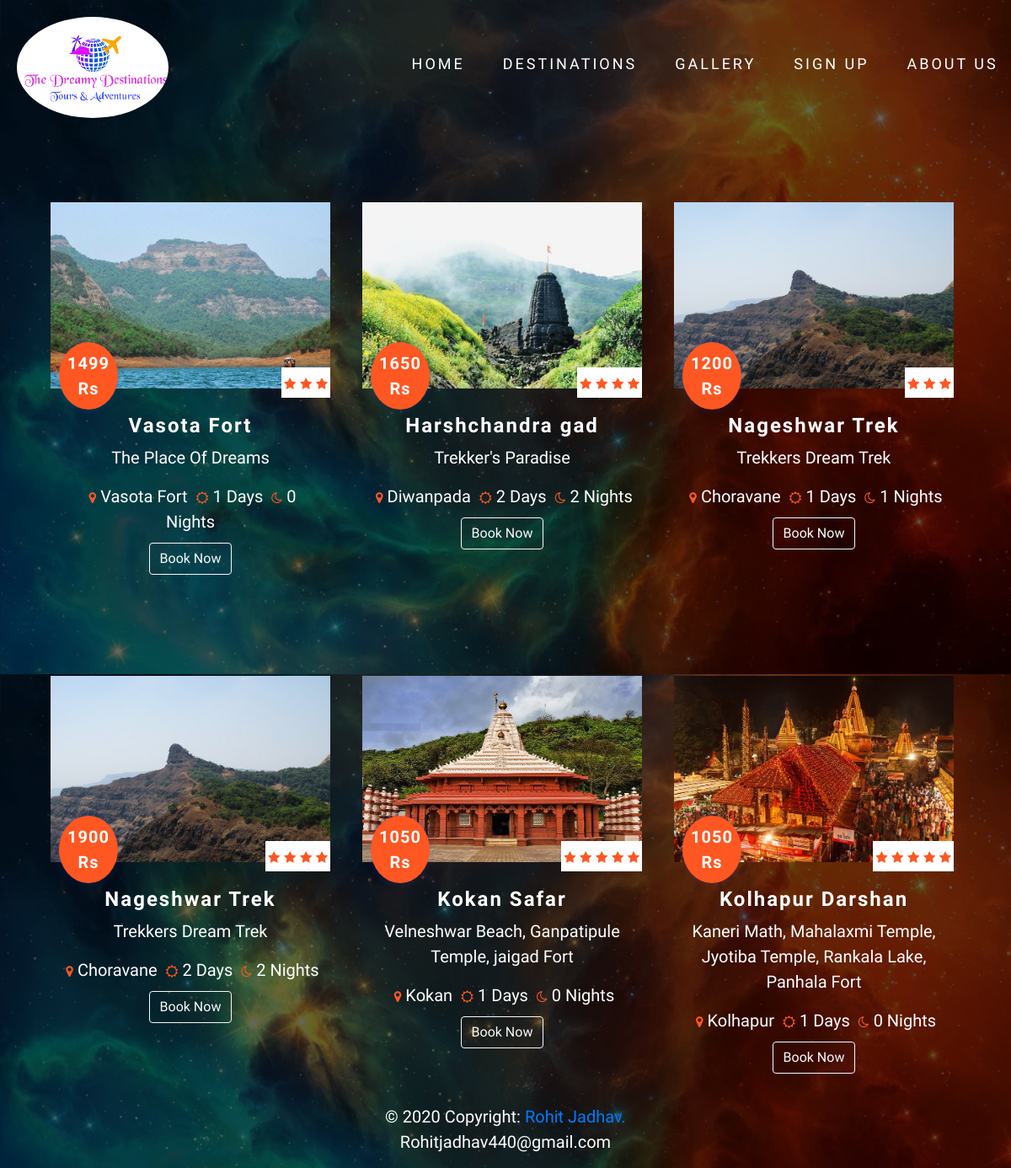
/destination, run on the app's committed database.
### kings/models.py (models this page shows)
class Destinations(models.Model):
    name = models.CharField(max_length=100)
    img = models.ImageField(upload_to='Destinations')
    description = models.CharField(max_length=200)
    price = models.IntegerField()
    stars = models.IntegerField()
    offer = models.BooleanField(default=False)
    place = models.CharField(max_length=100)
    days = models.IntegerField()
    nights = models.IntegerField()

### kings/views.py (the view)
# urls.py: path('destination', views.destination, name='destination'),
def destination(request):
    if request.method == 'GET':
                dests = Destinations.objects.all()
                return render(request, 'destinations.html', {'dests': dests})
    if request.method == 'POST':
           value = request.POST.get ('submit')
           request.session['value'] = value
           request.method = 'GET'
           return redirect('booking')

### kings/views.py (called while the page is built)
@register.filter
def get_range(value):
    return range(value)

### templates/destinations.html (shortened to what this page needs)
{% load static %}
<!DOCTYPE html>
<html lang="en">
<head>
    <link rel="stylesheet" href="https://stackpath.bootstrapcdn.com/bootstrap/4.5.2/css/bootstrap.min.css"
>
    <link rel="stylesheet" type="text/css" href="{% static  'css/destination.css' %}">
    <link rel="stylesheet" href="https://cdnjs.cloudflare.com/ajax/libs/animate.css/4.0.0/animate.min.css" />
    <link rel="stylesheet" href="https://cdnjs.cloudflare.com/ajax/libs/font-awesome/4.7.0/css/font-awesome.min.css">
</head>
<body>
 <header>
    <nav>
         <div class="row clearfix">
             <img src="{% static 'images/logo1.png' %}" class="logo" >
             <ul class="main-nav ml-auto" id="check-class">
                 <li><a href="/">Home</a> </li>
                 <li><a href="/destination">Destinations</a> </li>
                 <li><a href="/gallery">Gallery</a> </li>
                 {% if user.is_authenticated %}
                 <li><a href="/logout">Logout</a></li>
                 {% else %}
                 <li><a href="/signup">Sign Up</a> </li>
                 {% endif %}
                 <li><a href="/aboutus">About Us</a> </li>
             </ul>
         </div>
     </nav>
 <section class="features">
   <div class="container">
       <div class="row">
           {% for dest in dests %}
                   <div class="col-lg-4 col-md-6 col-sm-12">
                     <form>
                       <div class="feature-box mr-2">
                       <div class="feature-img">
                       <img src="{{ dest.img.url }}">
                       <div class="price">
                           <p>{{ dest.price }} Rs</p>
                       </div>
                       <div class="rating">
                               {% for i in dest.stars|get_range %}
                                 <i class="fa fa-star"></i>
                                {% endfor %}
                       </div>
                       </div>
                        <div class="feature-details">
                            <h4>{{ dest.name }}</h4>
                            <p>{{ dest.description }}</p>
                            <div>
                                <span><i class="fa fa-map-marker"></i>{{ dest.place }}</span>
                                <span><i class="fa fa-sun-o"></i>{{ dest.days }} Days</span>
                                <span><i class="fa fa-moon-o"></i>{{ dest.nights }} Nights</span>
                            </div>
                            <button type="submit" name="submit" value="{{ dest.id }}" id="submit"  class="btn btn-outline-light" formmethod="post">Book Now</button>
                        </div>
                       </div>
                     </form>
                   </div>
           {% endfor %}
       </div>
   </div>
 </section>
</header>
 <footer class="footer-copyright text-center py-3 bottom">
            © 2020 Copyright:
            <a href="https://www.linkedin.com/in/rohit-jadhav-11660917b/"> Rohit Jadhav.</a>
            <br>
            Rohitjadhav440@gmail.com
 </footer>
</body>
</html>

### static/css/destination.css (style rules this page uses)
* { margin: 0px; padding: 0px; box-sizing: border-box; }
body { font-size: 20px; overflow-x: hidden; color: white; font-family: 'Flamenco', cursive; background-image: linear-gradient(rgba(0,0,0,0.6), rgba(0,0,0,0.6)), url("../images/Background5.jpg"); background-size: cover; height: 100vh; }
.clearfix:after { content: "."; visibility: hidden; display: block; height: 0px; clear: both; }
.row { max-width: 1180px; margin: 0 auto; }
.logo { height: 120px; width: auto; float: left; margin-top: 20px; border-radius: 85%; margin-left: 10px; }
.main-nav { float: right; margin-top: 60px; }
.main-nav li { display: inline-block; list-style: none; margin-left: 40px; letter-spacing: 3px; }
.main-nav li a { padding: 5px 0; color: #fff; text-decoration: none; text-transform: uppercase; font-size: 90%; font-weight: 100; }
.feature-img { padding: 100px 0 10px; }
.feature-img img { width: 100%; }
.price { width: 70px; height: 80px; background: #ff5722; color: #fff; font-weight: 600; border-radius: 50%; text-align: center; padding: 10px; box-shadow: 0 0 10px 1px rgba(37,73,214,0.18); margin-bottom: 10px; position: absolute; left: 10px; bottom: -25px; letter-spacing: 1px; }
.feature-img { position: relative; }
.rating { padding: 3px; float: right; background: #fff; bottom: -1px; right: 0; position: absolute; }
.features .fa { font-size: 15px; color: #ff5722; }
.feature-details { padding: 20px 10px; text-align: center; }
.feature-details h4 { font-weight: 600; letter-spacing: 2px; }
.feature-details .fa { margin-right: 5px; margin-left: 5px; }
.feature-details button { margin-top: 10px; }

### data on the page
Destinations: img (picture), price "1499", stars 3 (drawn), name "Vasota Fort", description "The Place Of Dreams", place "Vasota Fort", days "1", nights "0"
Destinations: img (picture), price "1650", stars 4 (drawn), name "Harshchandra gad", description "Trekker's Paradise", place "Diwanpada", days "2", nights "2"
Destinations: img (picture), price "1200", stars 3 (drawn), name "Nageshwar Trek", description "Trekkers Dream Trek", place "Choravane", days "1", nights "1", {{ dest.id }} 3 (drawn)
Destinations: img (picture), price "1900", stars 4 (drawn), name "Nageshwar Trek", description "Trekkers Dream Trek", place "Choravane", days "2", nights "2", {{ dest.id }} 4 (drawn)
Destinations: img (picture), price "1050", stars 5 (drawn), name "Kokan Safar", description "Velneshwar Beach, Ganpatipule Temple, jaigad Fort", place "Kokan", days "1", nights "0", {{ dest.id }} 5 (drawn)
Destinations: img (picture), price "1050", stars 5 (drawn), name "Kolhapur Darshan", description "Kaneri Math, Mahalaxmi Temple, Jyotiba Temple, Rankala Lake, Panhala Fort", place "Kolhapur", days "1", nights "0", {{ dest.id }} 6 (drawn)
